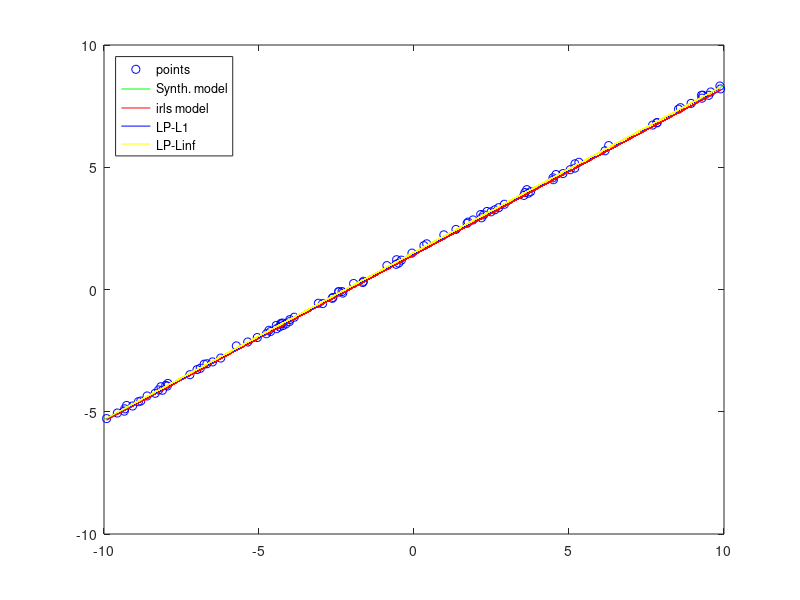

MATLAB code to generate this figure:
%generate data
N=100;
rng('shuffle','twister');
a=1.5*rand;
b_lim=(rand-0.5)*20;
%outlier ratio  y=a*-10+b  10a+b

r=0;
num_outlier=N*r;
noise=(rand(N-num_outlier,1)-0.5)/5;
x=(rand(N-num_outlier,1)-0.5)*20;
y=a*x+b_lim+noise;%-13->-3
x_outlier=(rand(num_outlier,1)-0.5)*20;
y_outliers=rand(num_outlier,1)*15*a+b_lim;
x=[x;x_outlier];
y=[y;y_outliers];
x_syn=linspace(-10,10);
y_syn=a*x_syn+b_lim;
%IRLS,initial parameters
parameter_old=[0;0];
parameter_new=[1;1];
X=[x,ones(100,1)];
W=eye(100);
while norm(parameter_new-parameter_old)>=0.001
    %update parameter
    parameter_old=parameter_new;
    parameter_new=(X'*W*X)\(X'*W*y);
    W=diag(0.5*(y-X*parameter_new).^-1);
end
y_irls=X*parameter_new;

%---------------------L1-------------------------------%

%min[0,0,1.....1]*[m;n;t1;.....tn]
%Ax<=b            [-X -I][p;t]<=-y    [X -I][p;t]<=y
%A=[X 1;X -1]   b=[y;y]
f_lim=[0;0;ones(100,1)];
A_lim=[-X,-eye(100);X,-eye(100)];
b_lim=[-y;y];
xlm_solution=linprog(f_lim,A_lim,b_lim);
y_L1=X*xlm_solution(1:2);

%---------------------L?-------------------------------%

%min[0,0,1]*[m;n;t]
%Ax<=b            [X -1][p;t]<=y    [-X -1][p;t]<=-y
%A=[X 1;X -1]   b=[y;y]
f_lim=[0;0;1];
A_lim=[X,-ones(100,1);-X,-ones(100,1)];
b_lim=[y;-y];
xlm_solution=linprog(f_lim,A_lim,b_lim);
y_lim=X*xlm_solution(1:2);







plot(x,y,'ob',x_syn,y_syn,'g',x,y_irls,'r',x,y_L1,'b',x,y_lim,'y');
legend('points','Synth. model','irls model','LP-L1','LP-Linf','Location','northwest')



